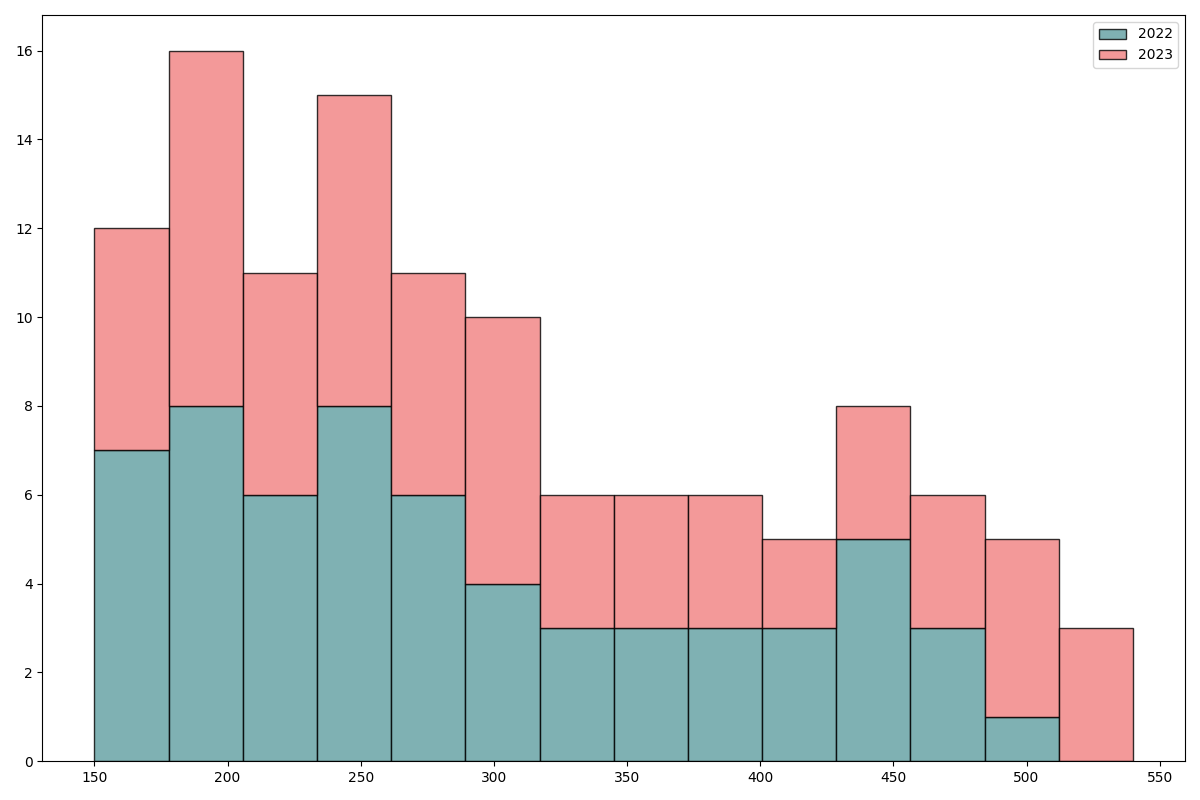

Here is the Python script that generated this plot:
import matplotlib.pyplot as plt

# Multiple datasets to be stacked in the histogram
energy_consumption_2022 = [
    150, 155, 160, 162, 165, 170, 175, 180, 185, 188, 190, 195, 198, 200, 205,
    210, 215, 220, 223, 225, 230, 235, 238, 240, 245, 250, 255, 258, 260, 265,
    270, 275, 278, 280, 285, 290, 295, 300, 310, 320, 330, 340, 350, 360, 370,
    380, 390, 400, 410, 420, 425, 430, 435, 440, 445, 450, 460, 470, 480, 490
]

energy_consumption_2023 = [
    160, 165, 170, 172, 175, 180, 185, 190, 192, 195, 198, 200, 205, 210, 215,
    220, 225, 230, 235, 238, 240, 245, 250, 255, 260, 265, 270, 275, 280, 285,
    290, 295, 300, 305, 310, 315, 320, 330, 340, 350, 360, 370, 380, 390, 400,
    410, 420, 430, 440, 450, 460, 470, 480, 490, 500, 505, 510, 520, 530, 540
]

plt.figure(figsize=(12, 8))

# Creating the stacked histogram
plt.hist([energy_consumption_2022, energy_consumption_2023], bins=14, stacked=True, color=['cadetblue', 'lightcoral'], edgecolor='black', alpha=0.8, label=['2022', '2023'])

plt.xticks(fontsize=10)
plt.yticks(fontsize=10)
plt.legend(fontsize=10)
plt.tight_layout()

plt.show()
